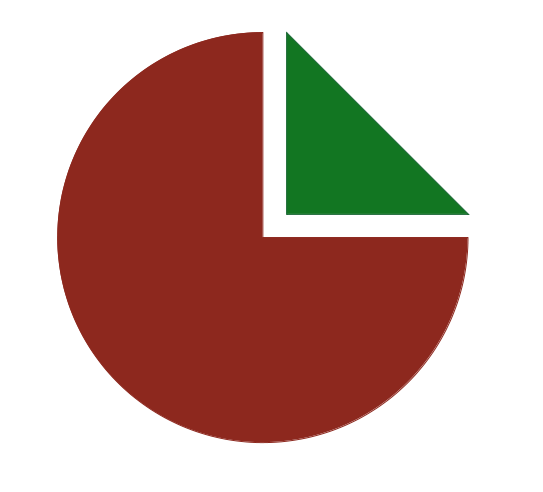
#> input picture images/circle.png, 543 x 492 px
$ jupyter execute '18 Edge Detection.ipynb'
#> lines starting #> are read from the running program, lines starting #| are printed output that depends on the picture; after the words box and inside, x2 and y2 are one past the last pixel; in counts of white or black regions, pixels touching at a corner belong together
##### Edge Detection

[cell 1]
import numpy as np
import cv2
import matplotlib.pyplot as plt

[cell 2]
img = cv2.imread('images/lenna.png', 0)

[cell 3]
img = cv2.imread('images/circle.png', 0)
#> img: shape (492, 543); min 69, max 255, mean 174.4
img.shape
#> Out = (492, 543)

[cell 4]
img = cv2.imread('images/sachin.jpg', 0)
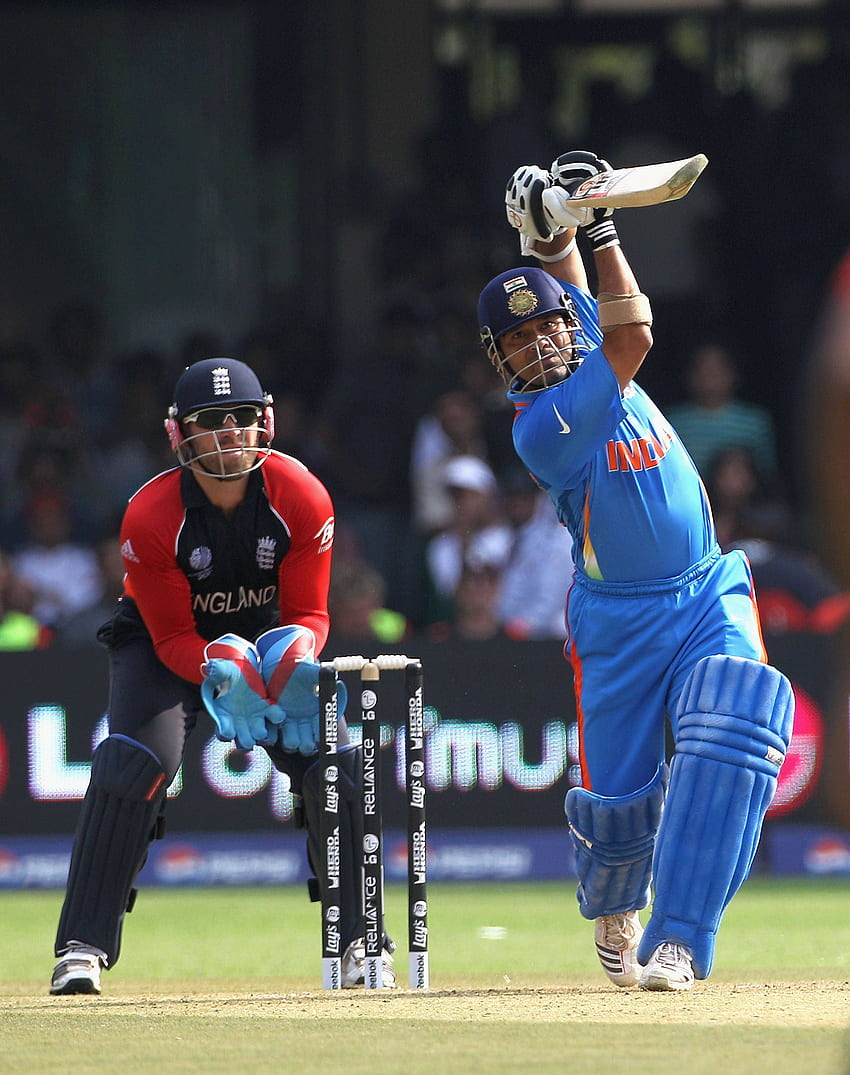
#> input picture images/sachin.jpg, 850 x 1075 px
#> img: shape (1075, 850); min 0, max 255, mean 83.5

[cell 5]
img = cv2.imread('images/rgy.jpg', 0)
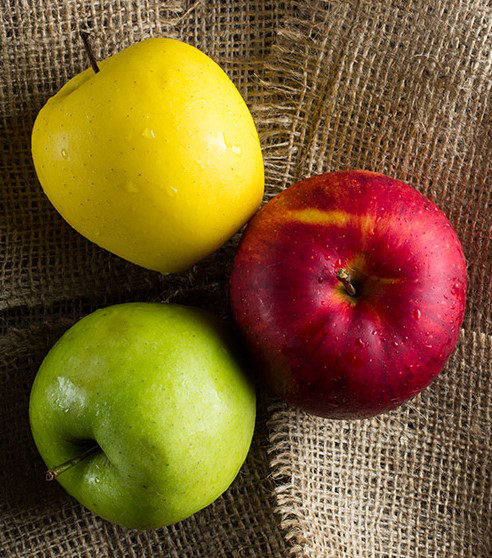
#> input picture images/rgy.jpg, 492 x 558 px
#> img: shape (558, 492); min 0, max 252, mean 95.5

##### Sobel Edge Detection

[cell 6]
help(cv2.Sobel)

[cell 7]
sobelx = cv2.Sobel(img, None, 1, 0, 3)
sobely = cv2.Sobel(img, None, 0, 1, 3)
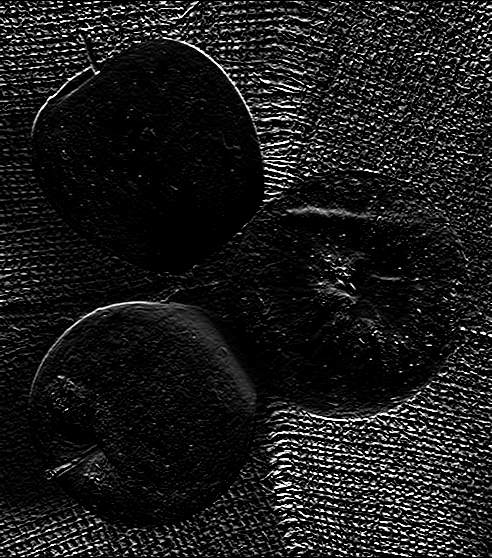
#> sobely: shape (558, 492); min 0, max 255, mean 26.7
sobelx.shape, sobely.shape
#> Out = ((558, 492), (558, 492))

[cell 8]
sobel_combined = cv2.add(sobelx, sobely)
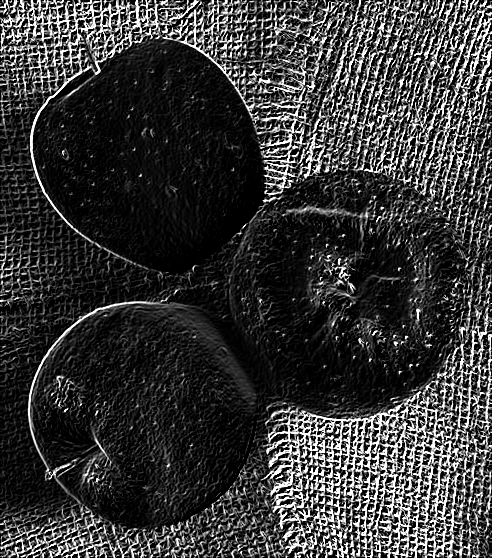
#> sobel_combined: shape (558, 492); min 0, max 255, mean 56.6
plt.figure(figsize=(16, 9))
plt.subplot(1, 4, 1);   plt.title('Original');  plt.imshow(img, cmap='Greys_r')
plt.subplot(1, 4, 2);   plt.title('Sobel X');   plt.imshow(sobelx, cmap='Greys_r')
plt.subplot(1, 4, 3);   plt.title('Sobel Y');   plt.imshow(sobely, cmap='Greys_r')
plt.subplot(1, 4, 4);   plt.title('Combined');  plt.imshow(sobel_combined, cmap='Greys_r')

##### Scharr Edge Detection

[cell 9]
help(cv2.Scharr)

[cell 10]
scharrx = cv2.Scharr(img, None, 1, 0)
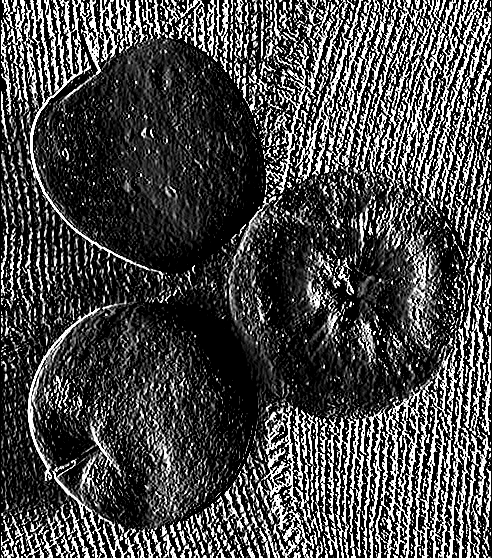
#> scharrx: shape (558, 492); min 0, max 255, mean 72.4
scharry = cv2.Scharr(img, None, 0, 1)
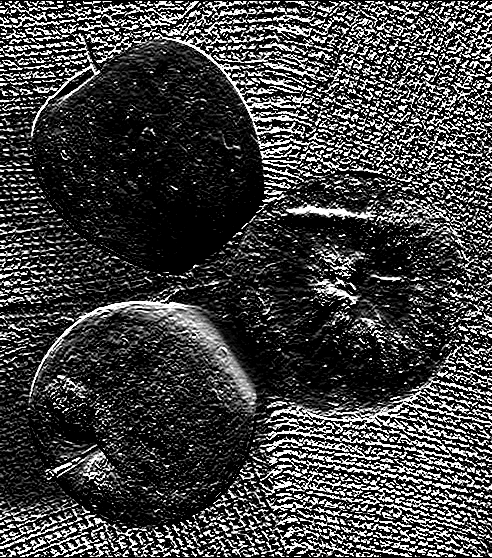
#> scharry: shape (558, 492); min 0, max 255, mean 65.3
scharr_combined = cv2.bitwise_or(scharrx, scharry)
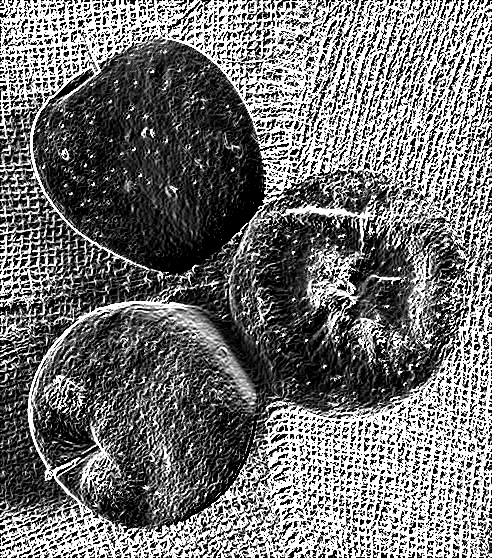
#> scharr_combined: shape (558, 492); min 0, max 255, mean 114.5
plt.figure(figsize=(16, 9))
plt.subplot(1, 4, 1);   plt.title('Original');  plt.imshow(img, cmap='Greys_r')
plt.subplot(1, 4, 2);   plt.title('Scharr X');  plt.imshow(scharrx, cmap='Greys_r')
plt.subplot(1, 4, 3);   plt.title('Scharr Y');  plt.imshow(scharry, cmap='Greys_r')
plt.subplot(1, 4, 4);   plt.title('Combined');  plt.imshow(scharr_combined, cmap='Greys_r')

##### Canny Edge Detection

[cell 11]
help(cv2.Canny)

[cell 12]
img_can = cv2.Canny(img, 60, 255)
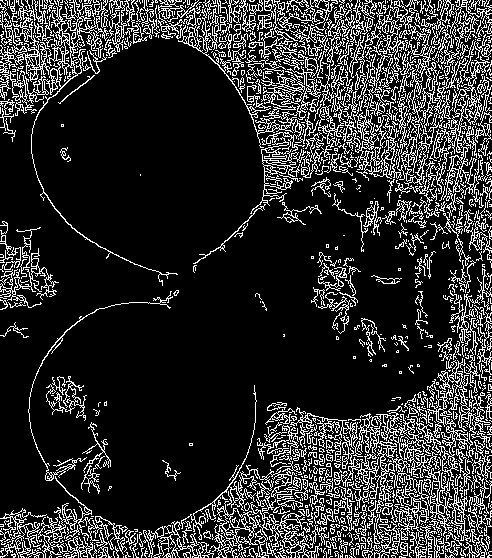
#> img_can: shape (558, 492); 18.1% white in thin lines or dots
plt.figure(figsize=(16, 9))
plt.subplot(1, 4, 1);   plt.title('Original');  plt.imshow(img, cmap='Greys_r')
plt.subplot(1, 4, 2);   plt.title('Sobel');     plt.imshow(sobel_combined, cmap='Greys_r')
plt.subplot(1, 4, 3);   plt.title('Scharr');    plt.imshow(scharr_combined, cmap='Greys_r')
plt.subplot(1, 4, 4);   plt.title('Canny');     plt.imshow(img_can, cmap='Greys_r')

##### Contours

[cell 13]
# Load the image
img = cv2.imread('images/rgy.jpg')
#> img is the input picture: shape (558, 492, 3); mean B, G, R 44.9, 92.6, 122.2

# Convert to greyscale (after better for contour detection)
grey = cv2.cvtColor(img, cv2.COLOR_BGR2GRAY)

# Creates a binaryimage where pixels above 127 are set to 255 (white),
# and others to 0 (black).
thresh = cv2.threshold(grey, 127, 255, cv2.THRESH_BINARY)[1]
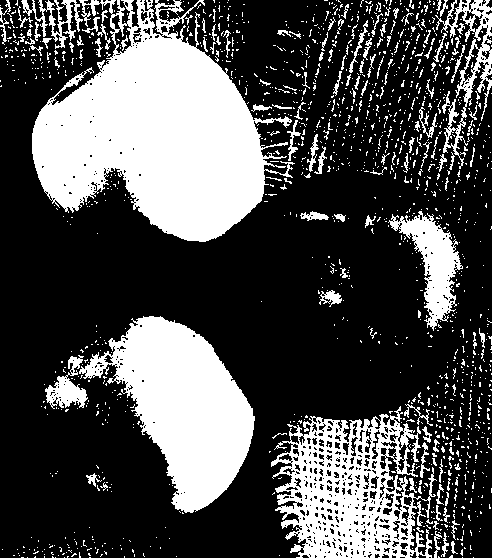
#> thresh: shape (558, 492); 30.5% white; 1520 white regions (1387 under 20 px)

# cv2.findContours finds contours in the binary image
# cv2.RETR_TREE retrieves all contours and creates a hierarchy tree.
# cv2.CHAIN_APPROX_SIMPLE approximates contours to save memory.
contours, hierarchy = cv2.findContours(thresh, cv2.RETR_TREE, cv2.CHAIN_APPROX_SIMPLE)
#> contours = 2265 contours, 2096 with area under 20; largest, box (x1, y1, x2, y2) and area: (32, 0, 295, 242) 34504, (79, 316, 255, 513) 17064, (271, 406, 437, 558) 15918, (388, 211, 463, 331) 3208, (435, 0, 492, 169) 2366

# -1 draws all contours.
# (0, 255, 0) is the color (green).
# 2 is the thikness of the lines.
cv2.drawContours(img, contours, -1, (0, 255, 0), 2) # Draw all contours in green
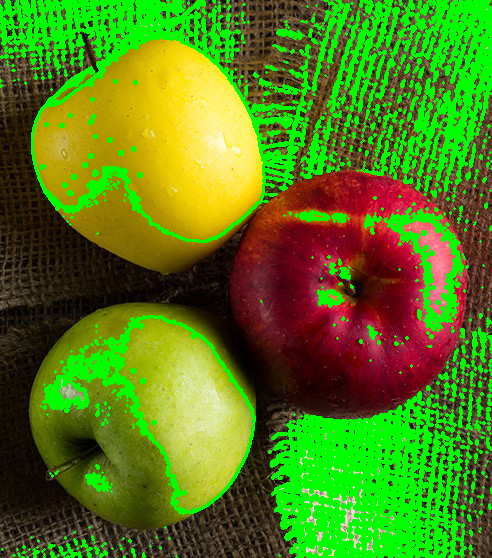
#> img: shape (558, 492, 3); mean B, G, R 22.7, 125.1, 83.7

# Display results
cv2.imshow('Original Image', img)
cv2.imshow('Thresholded Image', thresh)
cv2.waitKey(0)
cv2.destroyAllWindows()
